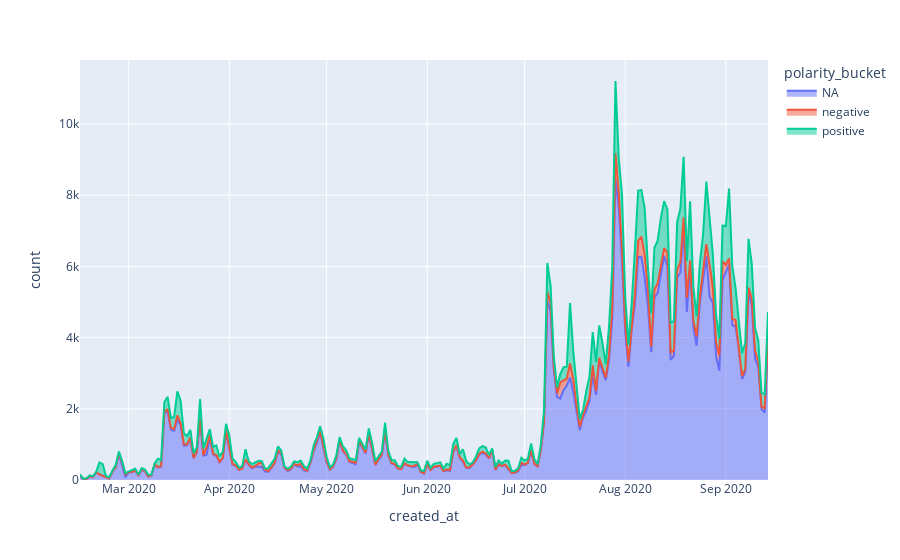

The cell this chart's notebook holds for it:
### Code cell
by_date = total_df.groupby(["created_at","polarity_bucket"]).count()[["urls"]].rename({"urls":"count"},axis=1).reset_index()
px.area(by_date, x="created_at", y="count", color="polarity_bucket")

### Figure 1 — Plotly figure (JSON) as saved in the notebook; plotly's stock layout.template omitted (floating-point values rounded to 4 significant figures; data arrays with more than 128 entries replaced by an {"elided": "..."} marker saying what was removed)
{"data": [{"hovertemplate": "polarity_bucket=NA<br>created_at=%{x}<br>count=%{y}<extra></extra>", "legendgroup": "NA", "line": {"color": "#636efa"}, "mode": "lines", "name": "NA", "orientation": "v", "showlegend": true, "stackgroup": "1", "type": "scatter", "x": {"elided": "213 str values"}, "xaxis": "x", "y": {"elided": "213 int values"}, "yaxis": "y"}, {"hovertemplate": "polarity_bucket=negative<br>created_at=%{x}<br>count=%{y}<extra></extra>", "legendgroup": "negative", "line": {"color": "#EF553B"}, "mode": "lines", "name": "negative", "orientation": "v", "showlegend": true, "stackgroup": "1", "type": "scatter", "x": {"elided": "209 str values"}, "xaxis": "x", "y": {"elided": "209 int values"}, "yaxis": "y"}, {"hovertemplate": "polarity_bucket=positive<br>created_at=%{x}<br>count=%{y}<extra></extra>", "legendgroup": "positive", "line": {"color": "#00cc96"}, "mode": "lines", "name": "positive", "orientation": "v", "showlegend": true, "stackgroup": "1", "type": "scatter", "x": {"elided": "213 str values"}, "xaxis": "x", "y": {"elided": "213 int values"}, "yaxis": "y"}], "layout": {"legend": {"title": {"text": "polarity_bucket"}, "tracegroupgap": 0}, "margin": {"t": 60}, "xaxis": {"anchor": "y", "domain": [0, 1], "title": {"text": "created_at"}}, "yaxis": {"anchor": "x", "domain": [0, 1], "title": {"text": "count"}}}}
